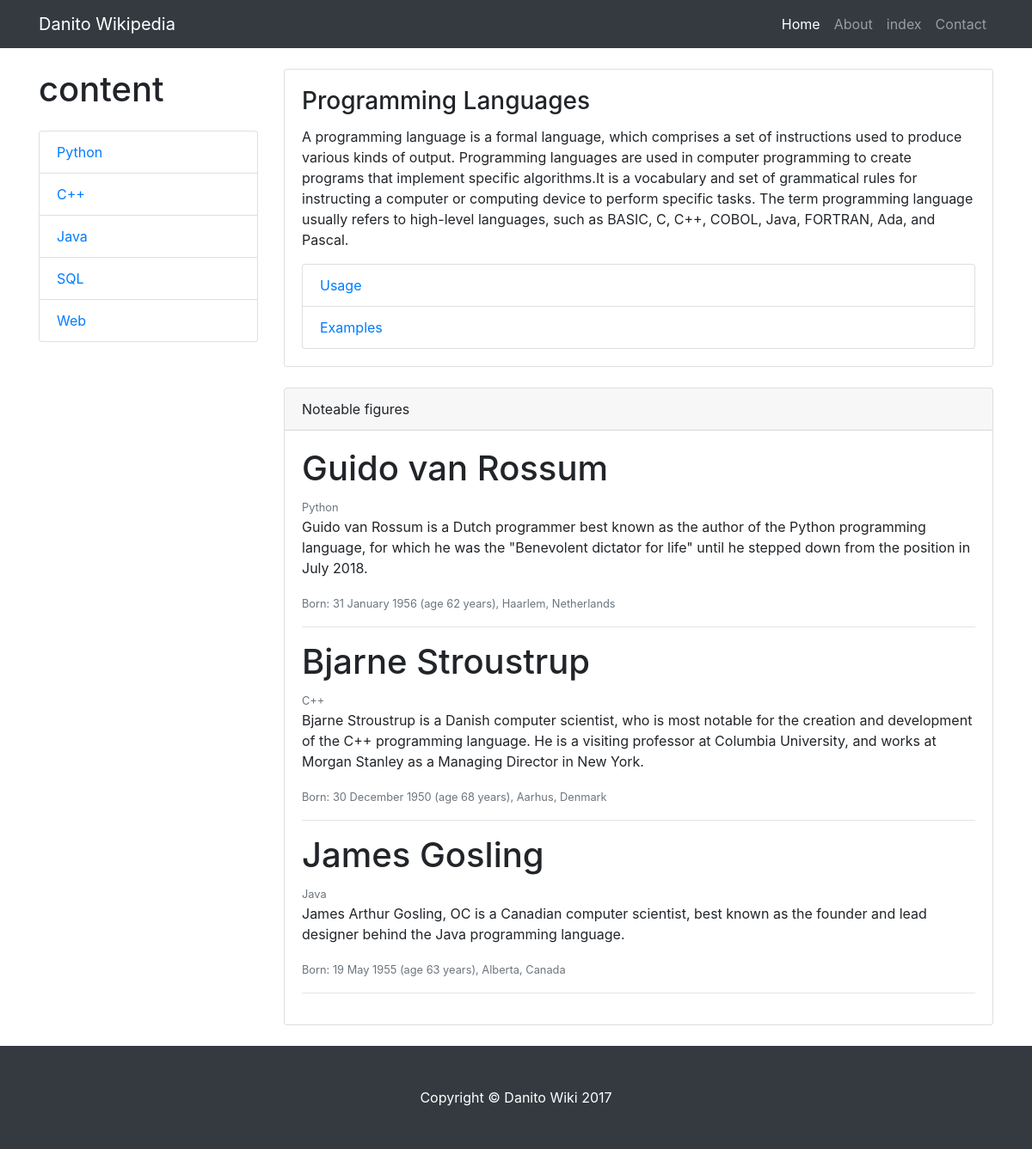
The page / on the database its author committed.
### wiki/models.py (models this page shows)
class languagecont(models.Model):
    language = models.CharField(max_length=200)
    information = models.TextField()
    figure = models.CharField(max_length=200)
    figureinfo = models.TextField()
    figuredob = models.CharField(max_length=200)

### wiki/views.py (the view)
# urls.py: path('', views.wiki_list, name='index'),
def wiki_list(request):
    pythonobj = languagecont.objects.filter(pk=1)
    cplusplusobj = languagecont.objects.filter(pk=2)
    javaobj = languagecont.objects.filter(pk=3)
    sqlobj = languagecont.objects.filter(pk=4)
    webobj = languagecont.objects.filter(pk=5)
    homeobj = languagecont.objects.filter(pk=6)
    return render(request, 'wiki/index.html', {'python': pythonobj, 'cplusplus': cplusplusobj,
                                               'java': javaobj, 'sql': sqlobj, 'web': webobj, 'home': homeobj})

### wiki/templates/wiki/index.html (shortened to what this page needs)
{% load static %}
<!DOCTYPE html>
<html lang="en">
  <head>
    <link href="{% static "vendor/bootstrap/css/bootstrap.min.css" %}" rel="stylesheet">
    <link href="{% static "css/shop-item.css" %}" rel="stylesheet">
  </head>
  <body>
    <nav class="navbar navbar-expand-lg navbar-dark bg-dark fixed-top">
      <div class="container">
        <a class="navbar-brand" href="{% url 'index' %}">Danito Wikipedia</a></br>
        <div class="collapse navbar-collapse" id="navbarResponsive">
          <ul class="navbar-nav ml-auto">
            <li class="nav-item active">
              <a class="nav-link" href="{% url 'index' %}">Home
              </a>
            </li>
            <li class="nav-item">
              <a class="nav-link" href="{% url 'about' %}">About</a>
            </li>
            <li class="nav-item">
              <a class="nav-link" href="{% url 'indexindex' %}">index</a>
            </li>
            <li class="nav-item">
              <a class="nav-link" href="{% url 'contact' %}">Contact</a>
            </li>
          </ul>
        </div>
      </div>
    </nav>
    <div class="container">
      <div class="row">
        <div class="col-lg-3">
          <h1 class="my-4">content</h1>
          <div class="list-group">
            <a href="{% url 'Python' %}" class="list-group-item">
            {% for info in python %}
            	{{ info.language }}
            {% endfor %}
            </a>
            <a href="{% url 'C++' %}" class="list-group-item">
            {% for info in cplusplus %}
            	{{ info.language }}
            {% endfor %}
            </a>
            <a href="{% url 'Java' %}" class="list-group-item">
            {% for info in java %}
            	{{ info.language }}
            {% endfor %}
            </a>
            <a href="{% url 'SQL' %}" class="list-group-item">
            {% for info in sql %}
            	{{ info.language }}
            {% endfor %}
            </a>
				<a href="{% url 'Web' %}" class="list-group-item">
				{% for info in web %}
            	{{ info.language }}
            {% endfor %}
				</a>
          </div>
        </div>
        <div class="col-lg-9">
          <div class="card mt-4">
            <div class="card-body">
              <h3 class="card-title">
              {% for info in home %}
            	{{ info.language }}
              {% endfor %}
              </h3>
              <p class="card-text">
              {% for info in home %}
            	{{ info.information }}
            {% endfor %}
              </p>
              <div class="list-group">
            		<a href="{% url 'usage' %}" class="list-group-item">Usage</a>
           		   <a href="{% url 'examples' %}" class="list-group-item">Examples</a>
          	  </div>
            </div>
          </div>
          <div class="card card-outline-secondary my-4">
            <div class="card-header">
              Noteable figures
            </div>
            <div class="card-body">
            <h1>{% for info in python %}
            	{{ info.figure }}
            {% endfor %}
            </h1>
            <small class="text-muted">
            {% for info in python %}
            	{{ info.language }}
            {% endfor %}
            </small>
              <p>
              {% for info in python %}
            	{{ info.figureinfo }}
            {% endfor %}
            </p>
              <small class="text-muted">
              {% for info in python %}
              	{{ info.figuredob }}
              {% endfor %}
              </small>
              <hr>
            <h1>
            {% for info in cplusplus %}
            	{{ info.figure }}
            {% endfor %}
            </h1>
            <small class="text-muted">
				{% for info in cplusplus %}
            	{{ info.language }}
            {% endfor %}
            </small>
              <p>
              {% for info in cplusplus %}
            	{{ info.figureinfo }}
            {% endfor %}
            </p>
              <small class="text-muted">
              {% for info in cplusplus %}
            	{{ info.figuredob }}
            {% endfor %}
            </small>
              <hr>
            <h1>
            {% for info in java %}
            	{{ info.figure }}
            {% endfor %}
            </h1>
            <small class="text-muted">
				{% for info in java %}
            	{{ info.language }}
            {% endfor %}
            </small>
              <p>
              {% for info in java %}
            	{{ info.figureinfo }}
            {% endfor %}
            </p>
              <small class="text-muted">
              {% for info in java %}
            	{{ info.figuredob }}
            {% endfor %}
            </small>
              <hr>
            </div>
          </div>
        </div>
      </div>
    </div>
    <footer class="py-5 bg-dark">
      <div class="container">
        <p class="m-0 text-center text-white">Copyright &copy; Danito Wiki 2017</p>
      </div>
    </footer>
  </body>
</html>

### wiki/templates/wiki/static/css/shop-item.css (style rules this page uses)
body { padding-top: 54px; }
@media (min-width: 992px) { body { padding-top: 56px; } }

### rows shown on the page
languagecont: language "Python", figure "Guido van Rossum", figureinfo "Guido van Rossum is a Dutch programmer best known as the author of the Python programming language, for which he was the \"Benevolent dictator for life\" until he stepped down from the position in July 2018.", figuredob "Born: 31 January 1956 (age 62 years), Haarlem, Netherlands"
languagecont: language "C++", figure "Bjarne Stroustrup", figureinfo "Bjarne Stroustrup is a Danish computer scientist, who is most notable for the creation and development of the C++ programming language. He is a visiting professor at Columbia University, and works at Morgan Stanley as a Managing Director in New York.", figuredob "Born: 30 December 1950 (age 68 years), Aarhus, Denmark"
languagecont: language "Java", figure "James Gosling", figureinfo "James Arthur Gosling, OC is a Canadian computer scientist, best known as the founder and lead designer behind the Java programming language.", figuredob "Born: 19 May 1955 (age 63 years), Alberta, Canada"
languagecont: language "SQL"
languagecont: language "Web"
languagecont: language "Programming Languages", information "A programming language is a formal language, which comprises a set of instructions used to produce various kinds of output. Programming languages are used in computer programming to create programs that implement specific algorithms.It is a vocabulary and set of grammatical rules for instructing a computer or computing device to perform specific tasks. The term programming language usually refers to high-level languages, such as BASIC, C, C++, COBOL, Java, FORTRAN, Ada, and Pascal."
